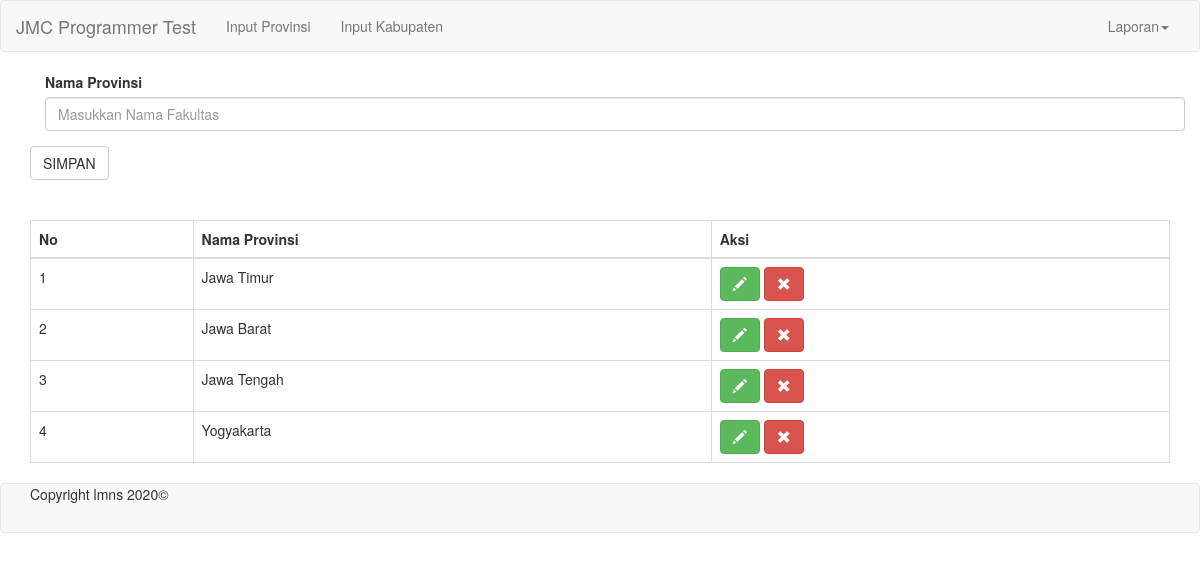
Page /index.php/home/provinsi on the committed database.
### tables this page shows
CREATE TABLE `provinsi` (
  `provinsi_id` int(2) NOT NULL,
  `provinsi_nama` varchar(20) NOT NULL
);

### application/controllers/Home.php (called while the page is built, shortened)
<?php
class Home extends CI_Controller {
	public function provinsi()
	{
		$data['judul']='Data-Penduduk';
		$data['header']='layout/header';
		$data['footer']='layout/footer';
		$data['modal']='layout/modal';
		$data['isi']='isi/input_provinsi';
		$data['page']='home';
		$data['provinsi']=$this->saint->tampil_provinsi();
		$this->load->view('layout/template',$data);
	}
}

### index.php (called while the page is built, shortened)
<?php
require_once BASEPATH.'core/CodeIgniter.php';

### application/models/Saint.php (called while the page is built, shortened)
 <?php
class Saint extends CI_Model {
	public function tampil_provinsi()
	{
		$data=array();
		$this->db->select('*');
		$this->db->order_by('provinsi_id','DESC');
		$view=$this->db->get('provinsi');
		foreach ($view->result_array() as $row) {
				$data[]=$row;
			}
		return $data;
	}
}

### application/views/isi/input_provinsi.php (the view, shortened to what this page needs)
<div class="container">
<form action="<?=base_url();?>home/simpan_provinsi" method="post">
  <div class="form-group">
    <label for="nama_provinsi">Nama Provinsi</label>
    <input type="text" class="form-control" id="exampleInputEmail1" placeholder="Masukkan Nama Fakultas" name="nama_provinsi">
  </div>
  </div>
  <button type="submit" class="btn btn-default">SIMPAN</button>
<br>
<br>
<br>
<table class="table table-hover table-bordered">
  <thead>
    <tr>
      <td><b>No</b></td>
      <td><b>Nama Provinsi</b></td>
      <td><b>Aksi</b></td>
    </tr>
  </thead>
  <tbody>
    <?php
      $no=1;
        foreach ($provinsi as $rows) {
    ?>
    <tr>
      <td><?= $no++; ?></td>
      <td><?= $rows['provinsi_nama'] ?></td>
      <td><a href="<?=base_url() ?>home/lihat_detail/<?= $rows['provinsi_id'] ?>"><button type="button" class="btn btn-success"><i class="glyphicon glyphicon-pencil"> </i></button></a>
        <a href="<?=base_url() ?>home/hapus_provinsi/<?= $rows['provinsi_id'] ?>"><button type="button" class="btn btn-danger"><i class="glyphicon glyphicon-remove"> </i></button></a>
      </td>
    </tr>
    <?php
    }
    ?>
  </tbody>
</table>
</div>

### rows in the picture
provinsi: provinsi_nama "Jawa Timur"
provinsi: provinsi_nama "Jawa Barat"
provinsi: provinsi_nama "Jawa Tengah"
provinsi: provinsi_nama "Yogyakarta"
